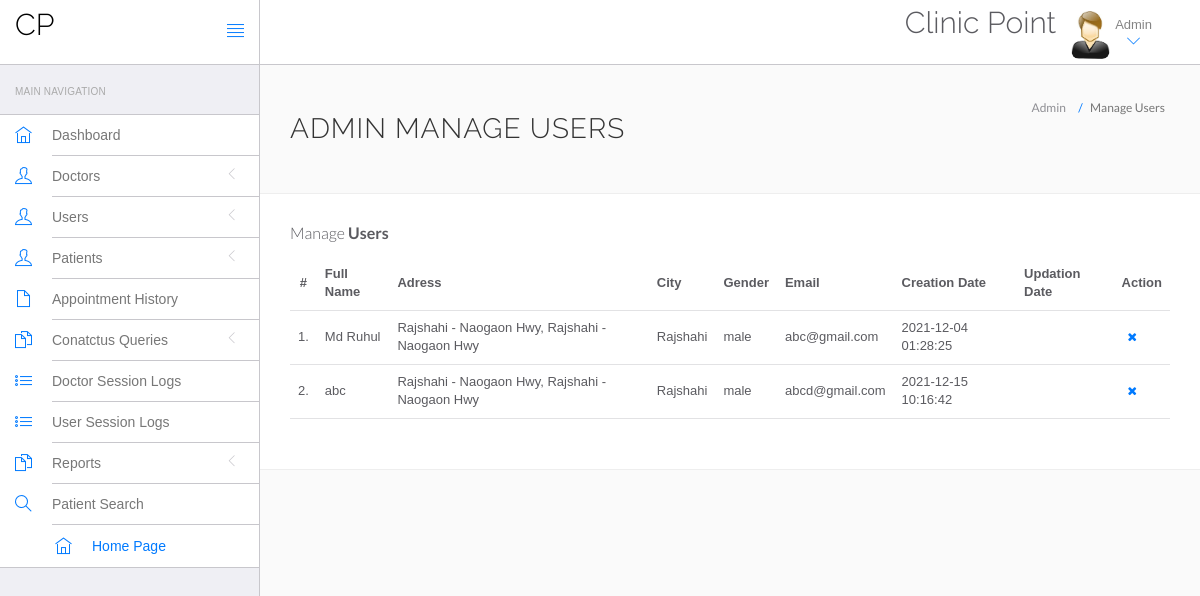
The page /admin/manage-users.php (signed in) on the database its author committed.
### tables this page shows
CREATE TABLE `users` (
  `id` int(11) NOT NULL,
  `fullName` varchar(255) DEFAULT NULL,
  `address` longtext DEFAULT NULL,
  `city` varchar(255) DEFAULT NULL,
  `gender` varchar(255) DEFAULT NULL,
  `email` varchar(255) DEFAULT NULL,
  `password` varchar(255) DEFAULT NULL,
  `regDate` timestamp NULL DEFAULT current_timestamp(),
  `updationDate` timestamp NULL DEFAULT NULL ON UPDATE current_timestamp()
);

### admin/manage-users.php (the view, shortened to what this page needs)
<?php
include('include/config.php');
?>
<!DOCTYPE html>
<html lang="en">
	<head>
		<link rel="stylesheet" href="vendor/bootstrap/css/bootstrap.min.css">
		<link rel="stylesheet" href="vendor/fontawesome/css/font-awesome.min.css">
		<link rel="stylesheet" href="vendor/themify-icons/themify-icons.min.css">
		<link href="vendor/animate.css/animate.min.css" rel="stylesheet" media="screen">
		<link href="vendor/perfect-scrollbar/perfect-scrollbar.min.css" rel="stylesheet" media="screen">
		<link href="vendor/switchery/switchery.min.css" rel="stylesheet" media="screen">
		<link href="vendor/bootstrap-touchspin/jquery.bootstrap-touchspin.min.css" rel="stylesheet" media="screen">
		<link href="vendor/select2/select2.min.css" rel="stylesheet" media="screen">
		<link href="vendor/bootstrap-datepicker/bootstrap-datepicker3.standalone.min.css" rel="stylesheet" media="screen">
		<link href="vendor/bootstrap-timepicker/bootstrap-timepicker.min.css" rel="stylesheet" media="screen">
		<link rel="stylesheet" href="assets/css/styles.css">
		<link rel="stylesheet" href="assets/css/plugins.css">
		<link rel="stylesheet" href="assets/css/themes/theme-1.css" id="skin_color" />
	</head>
	<body>
		<div id="app">
<?php include('include/sidebar.php');?>
			<div class="app-content">
						<?php include('include/header.php');?>
				<div class="main-content" >
					<div class="wrap-content container" id="container">
						<section id="page-title">
							<div class="row">
								<div class="col-sm-8">
									<h1 class="mainTitle">Admin Manage Users</h1>
																	</div>
								<ol class="breadcrumb">
									<li>
										<span>Admin</span>
									</li>
									<li class="active">
										<span>Manage Users</span>
									</li>
								</ol>
							</div>
						</section>
						<div class="container-fluid container-fullw bg-white">
									<div class="row">
								<div class="col-md-12">
									<h5 class="over-title margin-bottom-15">Manage <span class="text-bold">Users</span></h5>
									<table class="table table-hover" id="sample-table-1">
										<thead>
											<tr>
												<th class="center">#</th>
												<th>Full Name</th>
												<th class="hidden-xs">Adress</th>
												<th>City</th>
												<th>Gender </th>
												<th>Email </th>
												<th>Creation Date </th>
												<th>Updation Date </th>
												<th>Action</th>
											</tr>
										</thead>
										<tbody>
<?php
$sql=mysqli_query($con,"select * from users");
$cnt=1;
while($row=mysqli_fetch_array($sql))
{
?>
											<tr>
												<td class="center"><?php echo $cnt;?>.</td>
												<td class="hidden-xs"><?php echo $row['fullName'];?></td>
												<td><?php echo $row['address'];?></td>
												<td><?php echo $row['city'];?>
												</td>
												<td><?php echo $row['gender'];?></td>
												<td><?php echo $row['email'];?></td>
												<td><?php echo $row['regDate'];?></td>
												<td><?php echo $row['updationDate'];?>
												</td>
												<td >
												<div class="visible-md visible-lg hidden-sm hidden-xs">
	<a href="manage-users.php?id=<?php echo $row['id']?>&del=delete" onClick="return confirm('Are you sure you want to delete?')"class="btn btn-transparent btn-xs tooltips" tooltip-placement="top" tooltip="Remove"><i class="fa fa-times fa fa-white"></i></a>
												</div>
												</td>
											</tr>
											<?php
$cnt=$cnt+1;
											 }?>
										</tbody>
									</table>
								</div>
							</div>
								</div>
							</div>
						</div>
					</div>
				</div>
	</body>
</html>

### admin/assets/css/themes/theme-1.css (style rules this page uses)
body { background: #FAFAFA; }

### rows shown on the page
users: fullName "Md Ruhul", address "Rajshahi - Naogaon Hwy, Rajshahi - Naogaon Hwy", city "Rajshahi", gender "male", email "abc@gmail.com", regDate "2021-12-04 01:28:25"
users: fullName "abc", address "Rajshahi - Naogaon Hwy, Rajshahi - Naogaon Hwy", city "Rajshahi", gender "male", email "abcd@gmail.com", regDate "2021-12-15 10:16:42"
